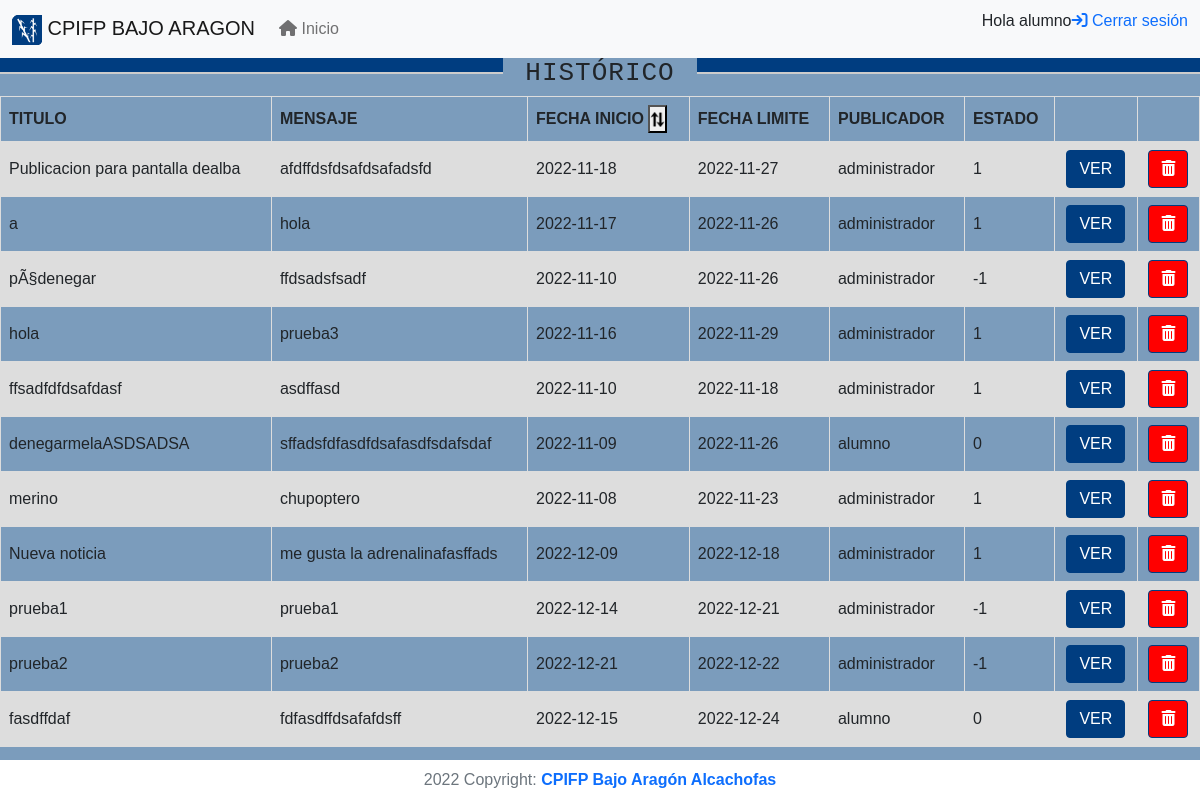
The app's page /historico.php (signed in) with its own data.
### tables this page shows
CREATE TABLE `PUBLICACION` (
  `idPublic` int(11) NOT NULL,
  `tituloPublic` varchar(100) NOT NULL,
  `mensajePublic` varchar(255) NOT NULL,
  `archivo` varchar(255) DEFAULT NULL,
  `fechaInicio` date NOT NULL DEFAULT '2020-12-03',
  `fechaLimite` date NOT NULL,
  `idUser` int(11) NOT NULL,
  `fechaAutorizacion` date DEFAULT NULL,
  `validada` tinyint(1) DEFAULT '0',
  `motivoDenegacion` varchar(255) DEFAULT NULL
);

CREATE TABLE `USUARIO` (
  `idUser` int(11) NOT NULL,
  `nombreUser` varchar(255) NOT NULL,
  `claveUser` varchar(255) NOT NULL,
  `idDpto` int(11) NOT NULL,
  `email` varchar(100) DEFAULT NULL,
  `rol` int(11) NOT NULL
);

### historico.php (the view, shortened to what this page needs)
<?php
    $nombre=$_SESSION['nombre'];
?>
<!DOCTYPE html>
<html lang="en">
<head>
    <link href="https://cdn.jsdelivr.net/npm/bootstrap@5.0.2/dist/css/bootstrap.min.css" rel="stylesheet">
    <link rel="stylesheet" href="https://cdnjs.cloudflare.com/ajax/libs/font-awesome/6.2.0/css/all.min.css">
    <link rel="stylesheet" href="styles/historico.css">
</head>
<body>
    <header>
        <nav class="navbar navbar-expand-lg navbar-light bg-light">
            <div class="container-fluid">
                <a class="navbar-brand" href="https://cpifpbajoaragon.com/"><img style="width:30px;"src="img/logo1.png"> CPIFP BAJO ARAGON</a>
                <div class="collapse navbar-collapse" id="navbarNav">
                    <ul class="navbar-nav">
                        <li class="nav-item">
                             <a class="nav-link" aria-current="page" href="menu" data-bs-toggle="modal" data-open='modal1'>
                                <i class="fa fa-home">
                                </i>
                                Inicio
                            </a>
                        </li>
                    </ul>
                </div>
                <p><?php echo "Hola ".$nombre?> </p>
                <p><a href='logout.php'><i class="fa fa-sign-in"></i> Cerrar sesión</a></p>
            </div>
        </nav>
    </header>
    <main>
        <div class="titulo">
            <h1>HISTÓRICO</h1>
        </div>
        <div id="container">
            <?php
                require_once 'Base.php';
                $query="SELECT idPublic,tituloPublic, mensajePublic,fechaInicio,fechaLimite,nombreUser,fechaAutorizacion,validada from PUBLICACION P, USUARIO U where P.idUser=U.idUser";
                $resultado=$connection->query($query);
            ?>
            <table>
                <tr>
                    <th>TITULO</th>
                    <th>MENSAJE</th>
                    <th>FECHA INICIO
                        <button id='ordenar' type='button' name='ordenar' value='ordenar por fecha' onclick='ordenaras()'><img id='flechas' src='img/flechas.png'></button>
                    </th>
                    <th>FECHA LIMITE</th>
                    <th>PUBLICADOR</th>
                    <th>ESTADO</th>
                    <th></th>
                    <th></th>
                </tr>
                <?php
                    while($datos=$resultado->fetch_array()){
                        $tituloNo=$datos['tituloPublic'];
                ?>
                <tr>
                    <td><?php echo $tituloNo?></td>
                    <td><?php echo $datos["mensajePublic"]?></td>
                    <td><?php echo $datos["fechaInicio"]?></td>
                    <td><?php echo $datos["fechaLimite"]?></td>
                    <td><?php echo $datos["nombreUser"]?></td>
                    <td><?php echo $datos["validada"]?></td>
                    <td><form action="verNot" method="post"><button  style='background-color:rgba(0,61,128,255); border-color:rgba(0,61,128,255);' type="submit" class="btn btn-success edit">VER</button></form></td>
                    <td><form method='post'><button style='background-color:red; border-color:rgba(0,61,128,255);' type='submit' value='ELIMINAR' name='eliminar'  class="btn btn-success edit"><i class="fas fa-trash-alt"></i></button></form></td>
                <?php
                    }
                ?>
            </table>
    </main>
            <footer class="text-center text-lg-start bg-dark text-muted fixed-bottom">
                <div class="text-center p-2" style="background-color:  white;">
                    2022 Copyright:
                    <a class="text-reser fw-bold" target="_blank" href="https://cpifpbajoaragon.com">
                            CPIFP Bajo Aragón
                    </a>
                    <a class="text-reser fw-bold danger" target="_blank" href="https://alcachofa.com">
                        Alcachofas
                    </a>
                </div>
            </footer>
</body>
</html>

### styles/historico.css (style rules this page uses)
* { padding: 0px; margin: 0px; font-family: 'Muli',sans-serif; }
body { background-color: rgb(123,156,188); }
h1 { position: relative; padding: 0; margin: 0; font-family: 'Courier New', sans-serif; font-weight: 300; font-size: 40px; }
.titulo h1 { text-transform:uppercase; font-size:26px; letter-spacing:1px; display: grid; grid-template-columns: 1fr auto 1fr; grid-template-rows: 16px 0; grid-gap: 22px; }
.titulo h1:after,.titulo h1:before { content: " "; display: block; border-bottom: 2px solid #ccc; background-color: rgba(0,61,128,255); }
form { text-align: center; }
ul, ol { list-style:none; }
a { text-decoration: none; }
table { font-family: arial, sans-serif; border-collapse: collapse; width: 100%; }
td, th { border: 1px solid #dddddd; text-align: left; padding: 8px; }
tr:nth-child(even) { background-color: #dddddd; }
#flechas { width: 15px; }

### records on screen
publicacion: tituloPublic "Publicacion para pantalla dealba", mensajePublic "afdffdsfdsafdsafadsfd", fechaInicio "2022-11-18", fechaLimite "2022-11-27", idUser.nombreUser "administrador", validada "1"
publicacion: tituloPublic "a", mensajePublic "hola", fechaInicio "2022-11-17", fechaLimite "2022-11-26", idUser.nombreUser "administrador", validada "1"
publicacion: tituloPublic "pÃ§denegar", mensajePublic "ffdsadsfsadf", fechaInicio "2022-11-10", fechaLimite "2022-11-26", idUser.nombreUser "administrador", validada "-1"
publicacion: tituloPublic "hola", mensajePublic "prueba3", fechaInicio "2022-11-16", fechaLimite "2022-11-29", idUser.nombreUser "administrador", validada "1"
publicacion: tituloPublic "ffsadfdfdsafdasf", mensajePublic "asdffasd", fechaInicio "2022-11-10", fechaLimite "2022-11-18", idUser.nombreUser "administrador", validada "1"
publicacion: tituloPublic "denegarmelaASDSADSA", mensajePublic "sffadsfdfasdfdsafasdfsdafsdaf", fechaInicio "2022-11-09", fechaLimite "2022-11-26", idUser.nombreUser "alumno", validada "0"
publicacion: tituloPublic "merino", mensajePublic "chupoptero", fechaInicio "2022-11-08", fechaLimite "2022-11-23", idUser.nombreUser "administrador", validada "1"
publicacion: tituloPublic "Nueva noticia", mensajePublic "me gusta la adrenalinafasffads", fechaInicio "2022-12-09", fechaLimite "2022-12-18", idUser.nombreUser "administrador", validada "1"
publicacion: tituloPublic "prueba1", mensajePublic "prueba1", fechaInicio "2022-12-14", fechaLimite "2022-12-21", idUser.nombreUser "administrador", validada "-1"
publicacion: tituloPublic "prueba2", mensajePublic "prueba2", fechaInicio "2022-12-21", fechaLimite "2022-12-22", idUser.nombreUser "administrador", validada "-1"
publicacion: tituloPublic "fasdffdaf", mensajePublic "fdfasdffdsafafdsff", fechaInicio "2022-12-15", fechaLimite "2022-12-24", idUser.nombreUser "alumno", validada "0"

### other values on screen
$nombre "alumno"
